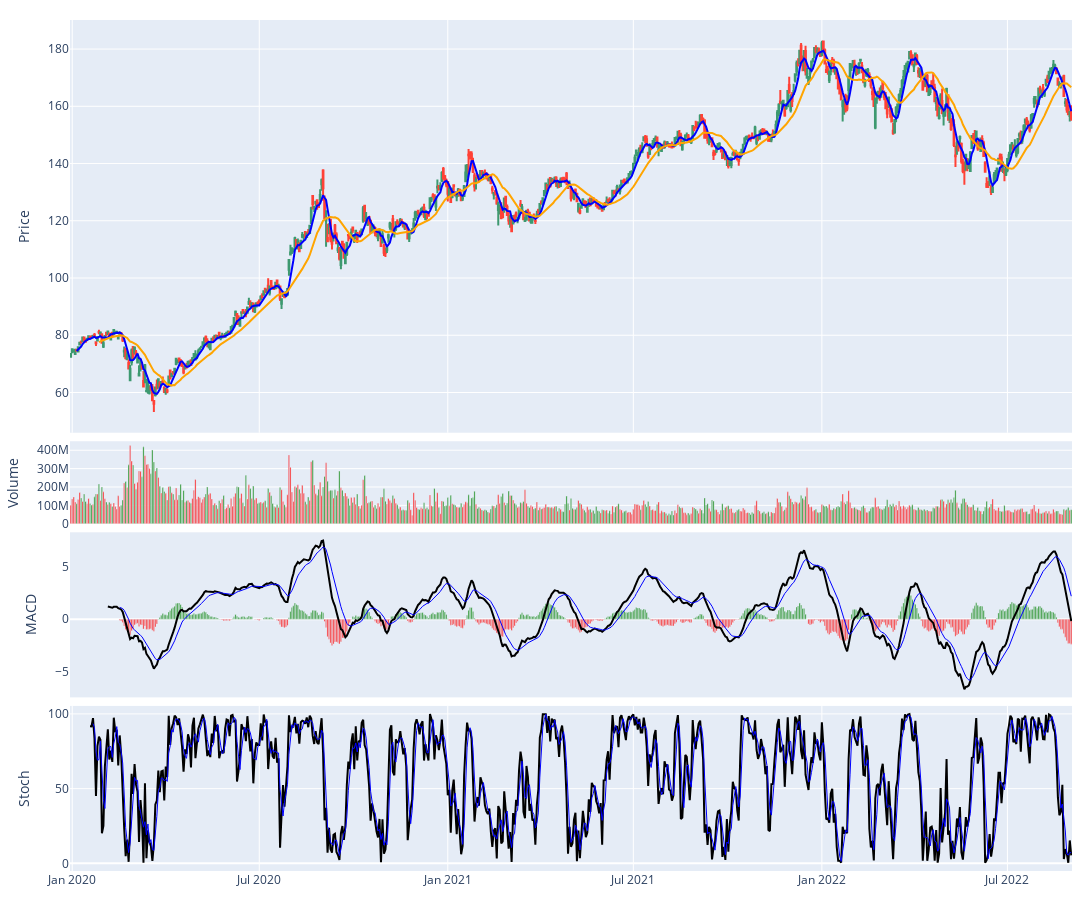

The notebook cell this image was saved under:
### Code cell
# removing white spaces
fig.update_layout(margin=go.layout.Margin(
        l=20, #left margin
        r=20, #right margin
        b=20, #bottom margin
        t=20  #top margin
    ))

fig.show()

### Figure 1 — Plotly figure (JSON) as saved in the notebook; plotly's stock layout.template omitted (floating-point values rounded to 4 significant figures; data arrays with more than 128 entries replaced by an {"elided": "..."} marker saying what was removed)
{"data": [{"close": {"elided": "675 float values"}, "high": {"elided": "675 float values"}, "low": {"elided": "675 float values"}, "open": {"elided": "675 float values"}, "showlegend": false, "type": "candlestick", "x": {"elided": "675 str values"}}, {"line": {"color": "blue", "width": 2}, "name": "MA 5", "type": "scatter", "x": {"elided": "675 str values"}, "y": {"elided": "675 float values"}}, {"line": {"color": "orange", "width": 2}, "name": "MA 20", "type": "scatter", "x": {"elided": "675 str values"}, "y": {"elided": "675 float values"}}, {"marker": {"color": {"elided": "675 str values"}}, "type": "bar", "x": {"elided": "675 str values"}, "xaxis": "x2", "y": {"elided": "675 int values"}, "yaxis": "y2"}, {"marker": {"color": {"elided": "675 str values"}}, "type": "bar", "x": {"elided": "675 str values"}, "xaxis": "x3", "y": {"elided": "675 float values"}, "yaxis": "y3"}, {"line": {"color": "black", "width": 2}, "type": "scatter", "x": {"elided": "675 str values"}, "xaxis": "x3", "y": {"elided": "675 float values"}, "yaxis": "y3"}, {"line": {"color": "blue", "width": 1}, "type": "scatter", "x": {"elided": "675 str values"}, "xaxis": "x3", "y": {"elided": "675 float values"}, "yaxis": "y3"}, {"line": {"color": "black", "width": 2}, "type": "scatter", "x": {"elided": "675 str values"}, "xaxis": "x4", "y": {"elided": "675 float values"}, "yaxis": "y4"}, {"line": {"color": "blue", "width": 1}, "type": "scatter", "x": {"elided": "675 str values"}, "xaxis": "x4", "y": {"elided": "675 float values"}, "yaxis": "y4"}], "layout": {"height": 900, "margin": {"b": 20, "l": 20, "r": 20, "t": 20}, "showlegend": false, "width": 1200, "xaxis": {"anchor": "y", "domain": [0, 1], "matches": "x4", "rangebreaks": [{"values": {"elided": "302 str values"}}], "rangeslider": {"visible": false}, "showticklabels": false}, "xaxis2": {"anchor": "y2", "domain": [0, 1], "matches": "x4", "showticklabels": false}, "xaxis3": {"anchor": "y3", "domain": [0, 1], "matches": "x4", "showticklabels": false}, "xaxis4": {"anchor": "y4", "domain": [0, 1]}, "yaxis": {"anchor": "x", "domain": [0.515, 1], "title": {"text": "Price"}}, "yaxis2": {"anchor": "x2", "domain": [0.408, 0.505], "title": {"text": "Volume"}}, "yaxis3": {"anchor": "x3", "domain": [0.204, 0.398], "showgrid": false, "title": {"text": "MACD"}}, "yaxis4": {"anchor": "x4", "domain": [0, 0.194], "title": {"text": "Stoch"}}}}
